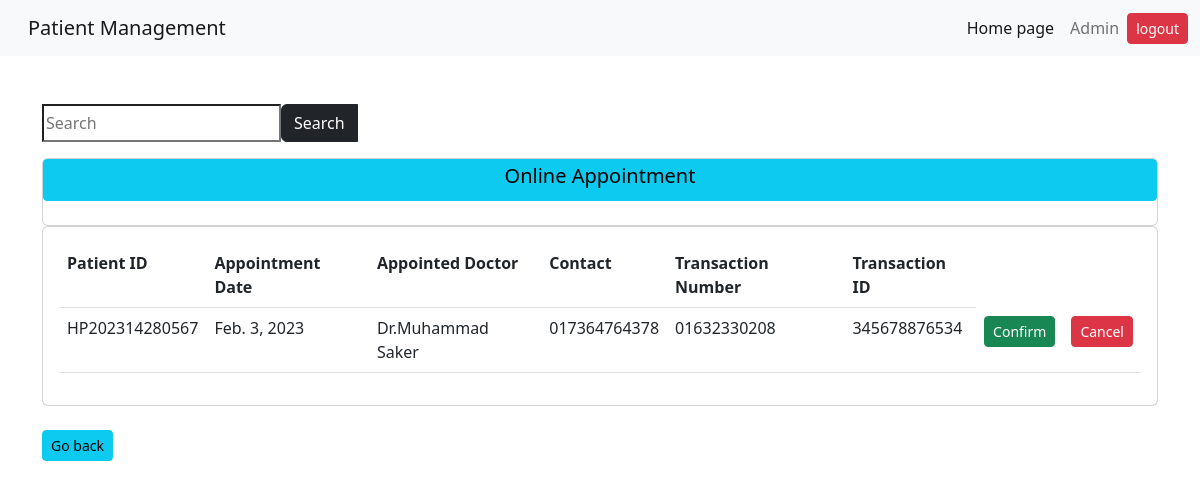
Screenshot of /Online_appointment with the database file from the repository.
### home/models.py (models this page shows, shortened)
class Appointment(models.Model):
    patient_id = models.CharField(max_length=122)
    transaction_phone = models.CharField(max_length=122)
    transaction_id = models.CharField(max_length=122)
    ap_date = models.DateField()
    ap_doctor = models.CharField(max_length=122)
    Phone = models.CharField(max_length=122)
    email = models.CharField(max_length=122)

### home/views.py (the view)
# urls.py: path("Online_appointment", views.Online_appointment, name=" Online appointment"),
def Online_appointment(request):
	new2 = Appointment.objects.all()
	if 'q' in request.GET:
		q= request.GET['q']
		new2= Appointment.objects.filter(Q(ap_doctor__icontains=q)|Q(ap_date__icontains=q)|Q(Phone__icontains=q))
	context={'new2' : new2}
	return render (request, 'Online_appointment.html/',context)

### templates/Online_appointment.html (shortened to what this page needs)
{% extends 'abase.html' %}
{% block body %}
    {% block content %}
    <br>
    <main class="container">
        <form class = "my-4" action="/Online_appointment">
            <div class = "input-group mb-3">
                <input type="text" name="q" calss= "form-control form-control-1g" placeholder="Search"/>
                <button class ="btn btn-dark btn-1g" type="submit" id="button-addon2">Search</button>
            </div>
    <div class="row">
        <div class="col-md">
            <div class="card card0body">
                <a  class ="btn btn-sm btn-info"href=""><h5>Online Appointment</h5></a><br>
            </div>
            <div class="card card-body">
                <table class="table">
                    <tr>
                        <th>Patient ID</th>
                        <th>Appointment Date</th>
                        <th>Appointed Doctor</th>
                        <th>Contact</th>
                        <th> Transaction Number</th>
                        <th> Transaction ID</th>
                    </tr>
                    {% for vai in  new2 %}
                    <tr>
                        <td>{{vai.patient_id}}</td>
                        <td>{{vai.ap_date}}</td>
                        <td>{{vai.ap_doctor}}</td>
                        <td>{{vai.Phone}}</td>
                        <td>{{vai.transaction_phone}}</td>
                        <td>{{vai.transaction_id}}</td>
                        <td><a class ="btn btn-sm btn-success"href="aconfirm/{{vai.id}}">Confirm</td>
                        <td><a class ="btn btn-sm btn-danger" href="delete_appointment/{{ vai.id }}">Cancel</a></td>
                    </tr>
                    {% endfor %}
                </table>
            </div>
        </div>
    </div>
{% endblock content%}
<br><a class ="btn btn-sm btn-info" href="/addmin">Go back</a><br><nr>
</body>
</html>
{% endblock body %}

### rows the page displays
Appointment: patient_id "HP202314280567", ap_date "Feb. 3, 2023", ap_doctor "Dr.Muhammad Saker", Phone "017364764378", transaction_phone "01632330208", transaction_id "345678876534"
